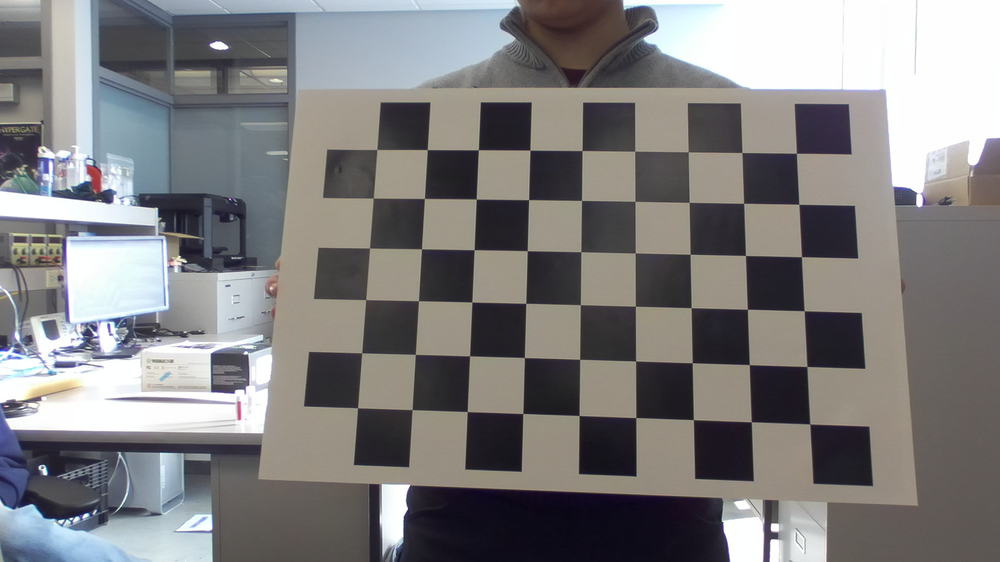
#> input picture matlab-calibration/calibration_data/images/img_001.png, 1000 x 562 px, shrunk from 1920 x 1080 before the run; its folder holds only this picture in this run
$ python cameraCalibration.py
#> lines starting #> are read from the running program, lines starting #| are printed output that depends on the picture; after the words box and inside, x2 and y2 are one past the last pixel; in counts of white or black regions, pixels touching at a corner belong together; long printed decimals are rounded
# !/usr/bin/env python3

import numpy as np
import cv2 as cv
import glob
import os
import matplotlib.pyplot as plt

def calibrate(showPics = True):
  # Read Image
#> called with showPics = True
  root = os.getcwd()
  calibrationDir = os.path.join(root, 'camera_calibration/calibration_data/images')
  imgPathList = glob.glob(os.path.join(calibrationDir, '*.png'))

  # Initialize
  Rows = 9
  Cols = 6
  termination = (cv.TERM_CRITERIA_EPS + cv.TERM_CRITERIA_MAX_ITER, 30, 0.001)
  worldPtsCur = np.zeros((Rows*Cols, 3), np.float32)
  worldPtsCur[:, :2] = np.mgrid[0:Cols, 0:Rows].T.reshape(-1, 2)
  worldPtsList = []
  imgPtsList = []

  i = 1
  save_dir = os.path.join(root, 'camera_calibration/calibration_data/chessboard_images')
  os.makedirs(save_dir, exist_ok=True)
  # Find Corners
  for imgPath in imgPathList:
    imgBGR = cv.imread(imgPath)
#> imgBGR is the input picture: shape (562, 1000, 3); mean B, G, R 126.9, 126.2, 127.6
    imgGray = cv.cvtColor(imgBGR, cv.COLOR_BGR2GRAY)
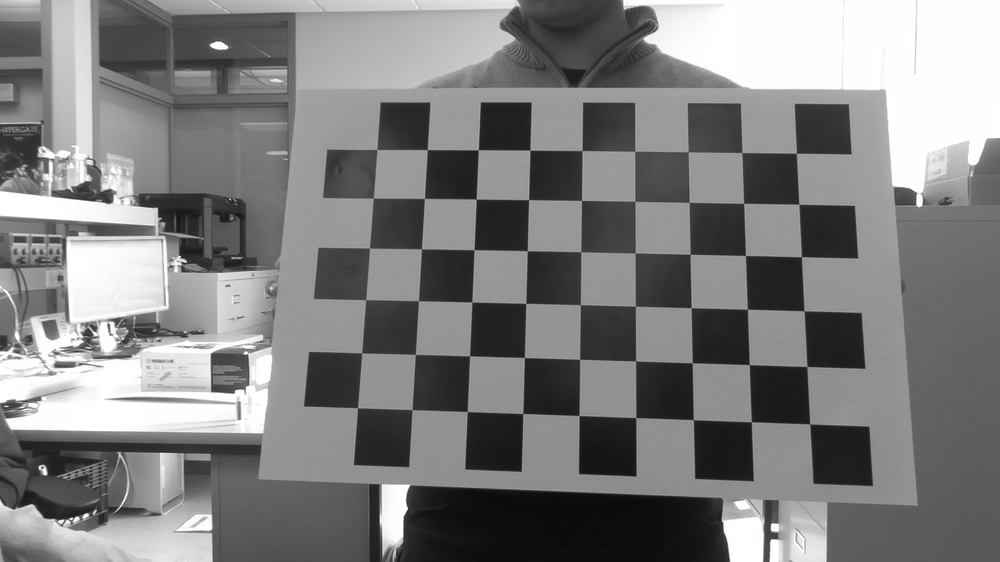
#> imgGray: shape (562, 1000); min 7, max 255, mean 126.7
    ret, corners = cv.findChessboardCorners(imgGray, (Cols, Rows), None)
#> ret = True; corners = 54 rows, first 8: [796.4, 153.2], [798.8, 204.2], [801.4, 256.6], [804.2, 310.7], [806.8, 366.4], [809.9, 423.9], [742, 152.5], [743.7, 203.3]

    if ret:
      worldPtsList.append(worldPtsCur)
      cornersRefined = cv.cornerSubPix(imgGray, corners, (11, 11), (-1, -1), termination)
#> cornersRefined = 54 rows, first 8: [796.4, 153.3], [798.8, 204.3], [801.5, 256.7], [804.2, 310.8], [806.9, 366.5], [809.8, 424], [741.9, 152.6], [743.6, 203.3]
      imgPtsList.append(cornersRefined)

      if showPics:
        save_path = os.path.join(save_dir, f'chessboard_{i}.png')
        cv.drawChessboardCorners(imgBGR, (Cols, Rows), cornersRefined, ret)
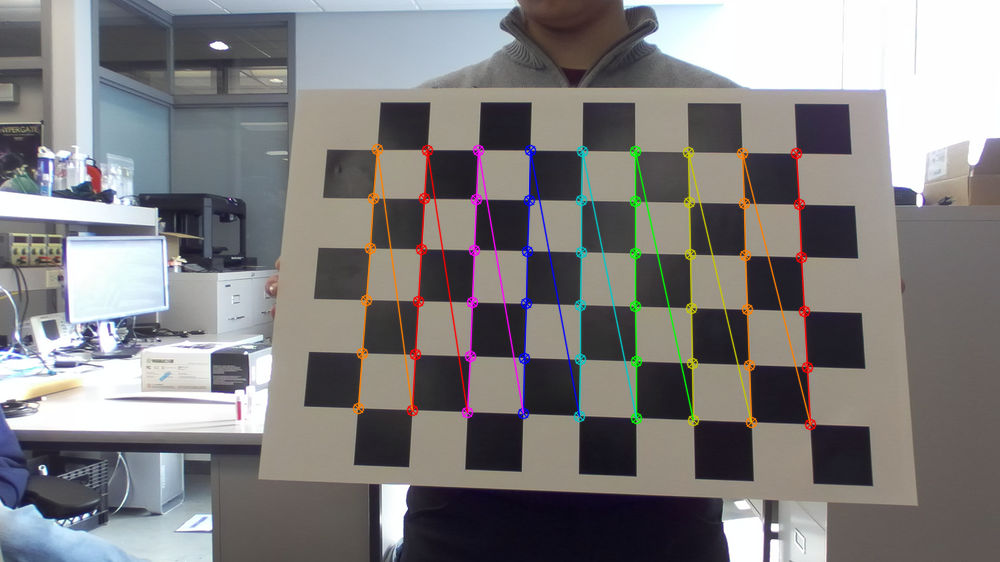
#> imgBGR: shape (562, 1000, 3); 3.2% of pixels changed, all inside (x1, y1, x2, y2) = (352, 143, 817, 431)
        cv.imshow('Chessboard', imgBGR)
        save_path = os.path.join(save_dir, f'chessboard_{i}.png')
        cv.imwrite(save_path, imgBGR)
        cv.waitKey(500)
        i += 1
  cv.destroyAllWindows()

  # Calibrate
  repError, cameraMatrix, distCoeffs, rvecs, tvecs = cv.calibrateCamera(worldPtsList, imgPtsList, imgGray.shape[::-1], None, None)
#> repError = 0.138; cameraMatrix = [[937.9, 0, 503], [0, 906.6, 153.5], [0, 0, 1]]; distCoeffs = [[0.0398, -0.444, 0.0097, -0.00163, 1.05]]; rvecs = ([-0.118, 0.272, 1.58],); tvecs = ([5.49, -0.0189, 17.55],)
  print("Camera Matrix:\n", cameraMatrix)
#| Camera Matrix:
#|  [[937.867   0.         502.994]
#|  [  0.         906.610 153.505]
#|  [  0.           0.           1.        ]]
  print("Distortion Coefficients:\n", distCoeffs)
#| Distortion Coefficients:
#|  [[ 0.03984 -0.4441  0.009696  -0.001631  1.053]]
  print("Reprojection Error (pixels): {:.4f}".format(repError))
#| Reprojection Error (pixels): 0.1379

  # save calibration parameters
  curFolder = os.path.dirname(os.path.abspath(__file__))
  paramPath = os.path.join(curFolder, 'calibration_parameters.npz')
  np.savez(paramPath,
           repError=repError,
           cameraMatrix=cameraMatrix,
           distCoeffs=distCoeffs,
           rvecs=rvecs,
           tvecs=tvecs)

  return cameraMatrix, distCoeffs

def removeDistortion(cameraMatrix, distCoeffs):
  root = os.getcwd()
  imgPath = os.path.join(root, 'calibration_data/images/img_048.png')
  img = cv.imread(imgPath)
  height, width = img.shape[:2]
  camMatrixNew, roi = cv.getOptimalNewCameraMatrix(cameraMatrix, distCoeffs, (width, height), 1, (width, height))
  undistortedImg = cv.undistort(img, cameraMatrix, distCoeffs, None, camMatrixNew)

  plt.imshow(undistortedImg)
  plt.show()


def runCalibration():
  calibrate(showPics=True)

def runRemoveDistortion():
  camMatrix, distCoeffs = calibrate(showPics=False)
  removeDistortion(camMatrix, distCoeffs)

if __name__ == "__main__":
  runCalibration()
#   runRemoveDistortion()

$ run again, on matlab-calibration/calibration_data/images/img_005.png
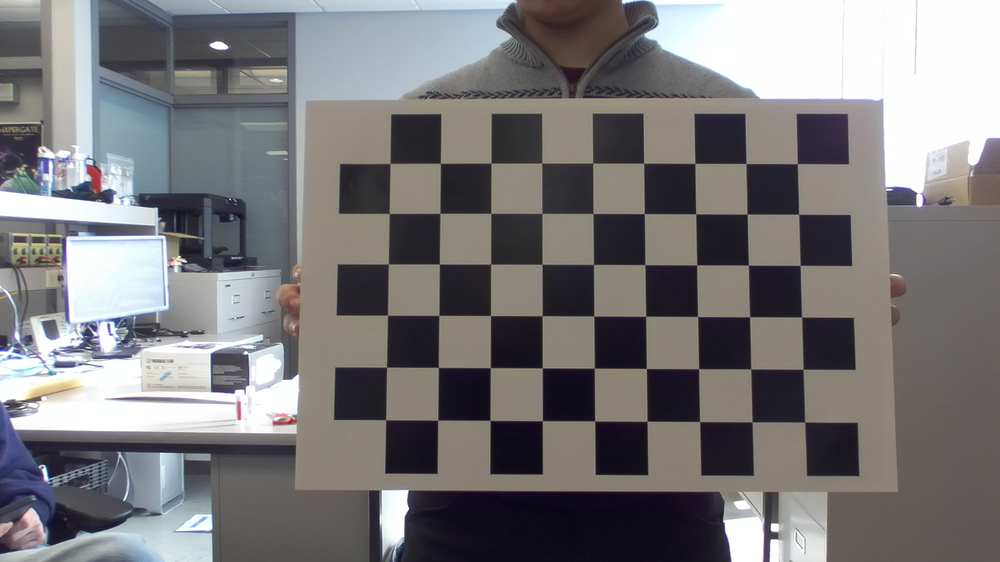
#> input picture matlab-calibration/calibration_data/images/img_005.png, 1000 x 562 px, shrunk from 1920 x 1080 before the run
#> in calibrate, imgBGR is the input picture: shape (562, 1000, 3); mean B, G, R 122.2, 120.7, 122.1
#> in calibrate, `imgGray = cv.cvtColor(imgBGR, cv.COLOR_BGR2GRAY)`:
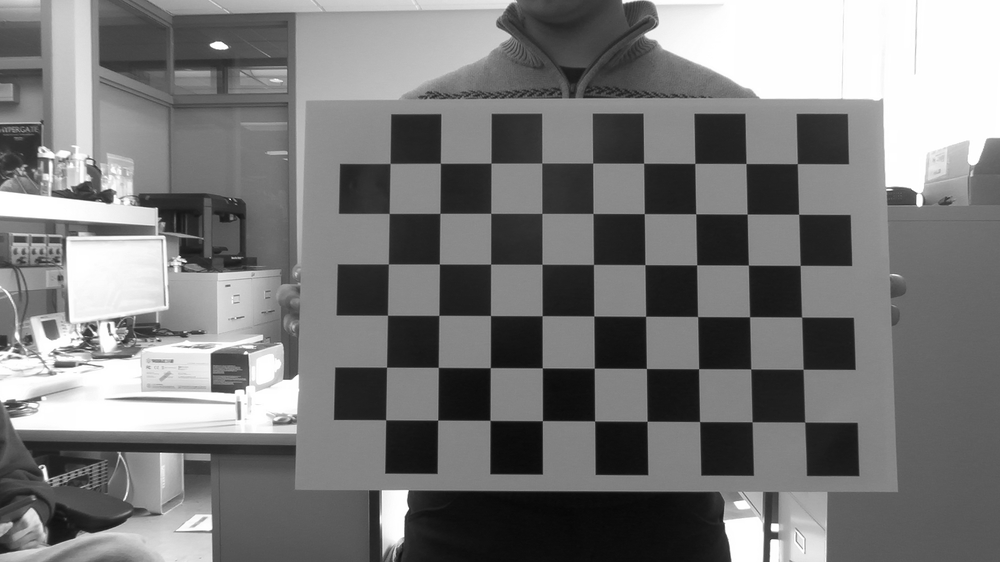
#> imgGray: shape (562, 1000); min 6, max 255, mean 121.3
#> ret = True; corners = 54 rows, first 8: [797.3, 163.7], [798.7, 214.3], [800.2, 265.3], [801.6, 317], [803.1, 369.2], [804.7, 422.1], [746, 163.5], [747.1, 214]
#> cornersRefined = 54 rows, first 8: [797.3, 163.6], [798.6, 214.2], [800.2, 265.4], [801.6, 317], [803.1, 369.3], [804.7, 422], [746, 163.5], [747.2, 214.1]
#> in calibrate, `cv.drawChessboardCorners(imgBGR, (Cols, Rows), cornersRefined, ret)`:
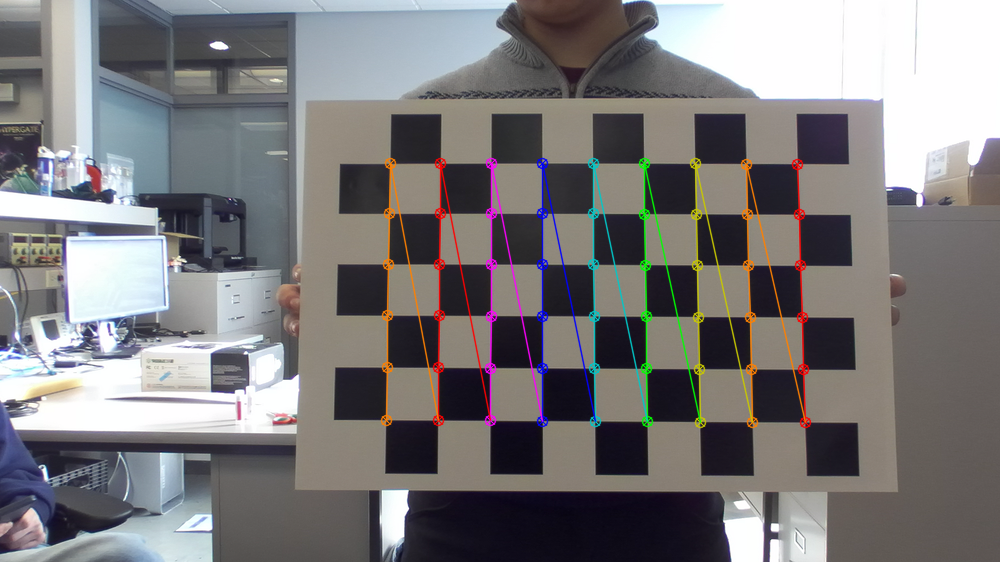
#> imgBGR: shape (562, 1000, 3); 3.13% of pixels changed, all inside (x1, y1, x2, y2) = (380, 157, 812, 429)
#> repError = 0.11; cameraMatrix = [[237.5, 0, 520.7], [0, 234, 176.5], [0, 0, 1]]; distCoeffs = [[0.00296, -0.00225, 0.00134, -8.31e-05, 0.000374]]; rvecs = ([-0.0149, 0.0228, 1.57],); tvecs = ([5.42, -0.263, 4.65],)
#| Camera Matrix:
#|  [[237.508   0.         520.729]
#|  [  0.         234.003 176.525]
#|  [  0.           0.           1.        ]]
#| Distortion Coefficients:
#|  [[ 2.96133834e-03 -2.24503759e-03  1.34093949e-03 -8.30560774e-05
#|    3.74343953e-04]]
#| Reprojection Error (pixels): 0.1098

$ run again, on matlab-calibration/calibration_data/images/img_007.png
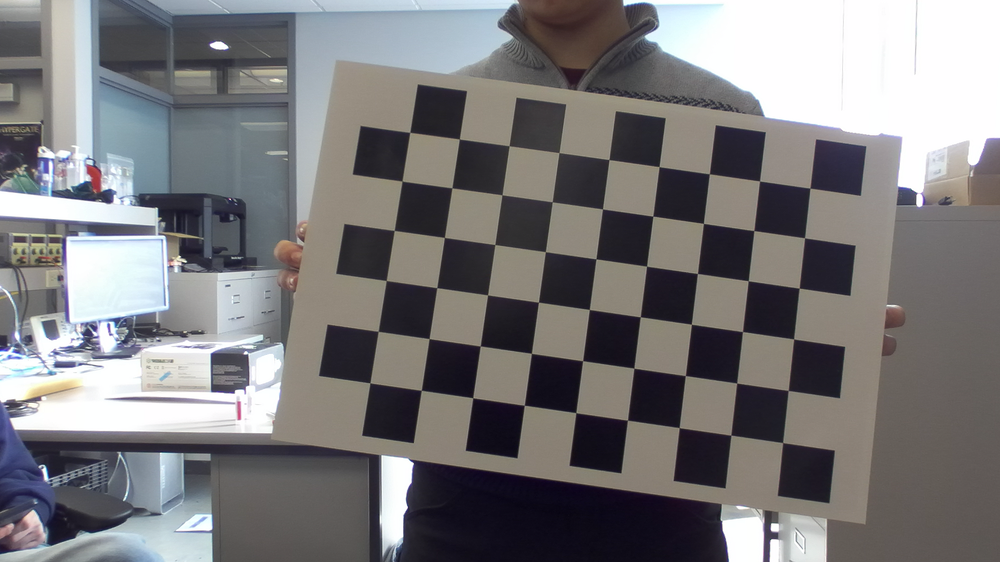
#> input picture matlab-calibration/calibration_data/images/img_007.png, 1000 x 562 px, shrunk from 1920 x 1080 before the run
#> in calibrate, imgBGR is the input picture: shape (562, 1000, 3); mean B, G, R 122.5, 121, 122.4
#> in calibrate, `imgGray = cv.cvtColor(imgBGR, cv.COLOR_BGR2GRAY)`:
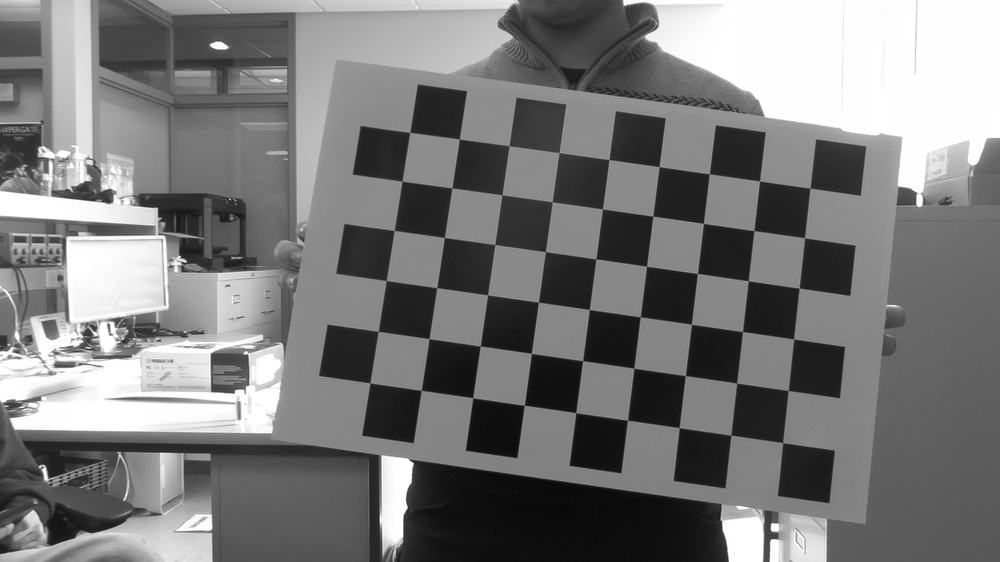
#> imgGray: shape (562, 1000); min 7, max 255, mean 121.6
#> ret = True; corners = 54 rows, first 8: [809.8, 188], [804.6, 237.7], [799.2, 288.1], [793.7, 338.8], [788.3, 390.5], [782.6, 442.5], [759.6, 181], [753.8, 230.5]
#> cornersRefined = 54 rows, first 8: [810, 188.2], [804.6, 237.8], [799.1, 288.2], [793.6, 338.9], [788.2, 390.5], [782.6, 442.6], [759.5, 180.9], [753.9, 230.6]
#> in calibrate, `cv.drawChessboardCorners(imgBGR, (Cols, Rows), cornersRefined, ret)`:
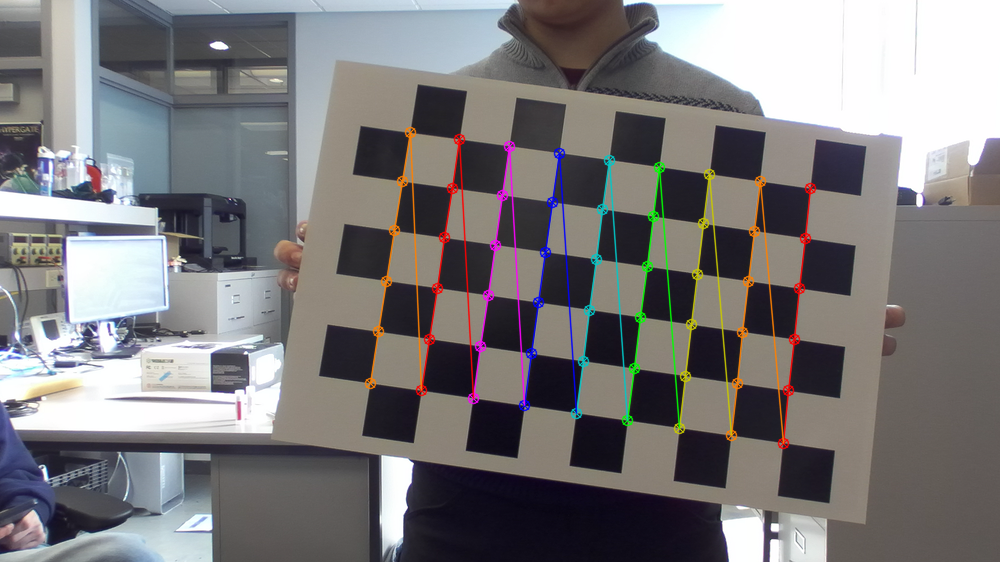
#> imgBGR: shape (562, 1000, 3); 3.12% of pixels changed, all inside (x1, y1, x2, y2) = (364, 126, 817, 450)
#> repError = 0.584; cameraMatrix = [[9845.2, 0, 517.3], [0, 7923.1, 286.5], [0, 0, 1]]; distCoeffs = [[2.23, -2755.8, 0.391, 0.273, -8.3]]; rvecs = ([-0.542, -0.47, 1.64],); tvecs = ([4.64, -1.99, 158.2],)
#| Camera Matrix:
#|  [[9.84516580e+03 0.00000000e+00 5.17309533e+02]
#|  [0.00000000e+00 7.92308524e+03 2.86534935e+02]
#|  [0.00000000e+00 0.00000000e+00 1.00000000e+00]]
#| Distortion Coefficients:
#|  [[ 2.23158326e+00 -2.75577689e+03  3.91332465e-01  2.72551828e-01
#|   -8.30451569e+00]]
#| Reprojection Error (pixels): 0.5843
